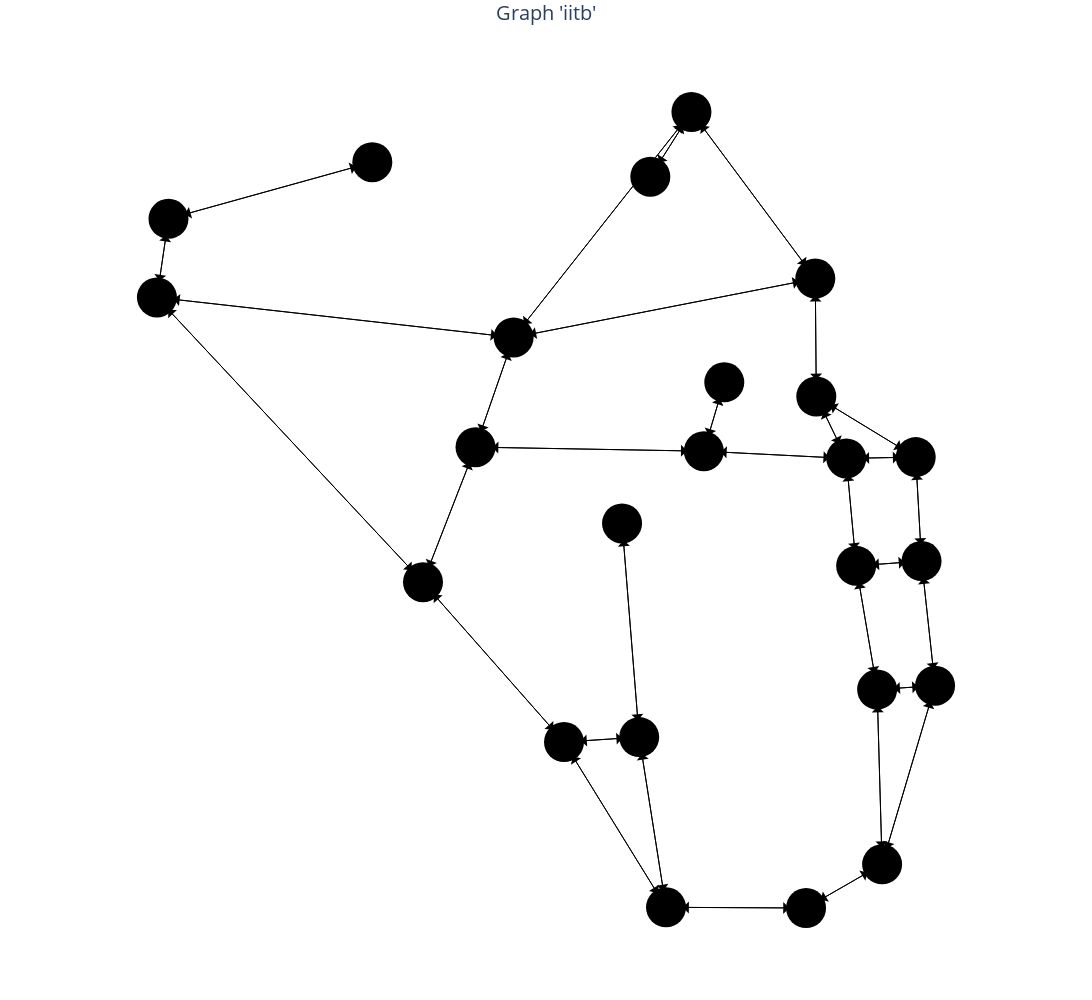

The cell this chart's notebook holds for it:
### Code cell
#visualizing graph

fig = go.Figure(data=[node_trace],
            layout=go.Layout(
            title='Graph \'{}\''.format(config['graph']),
            titlefont_size=16,
            showlegend=False,
            hovermode='closest',
            margin=dict(b=20,l=5,r=5,t=40),
            xaxis=dict(showgrid=False, zeroline=False, showticklabels=False),
            yaxis=dict(showgrid=False, zeroline=False, showticklabels=False),
            width=1200,
            height=1000)
            )

# fig.add_trace(go.Heatmap(x = node_x, y = node_y, z = node_z))
for i in range(0, len(edge_x), 3):
    # print (edge_x[i])
    x0 = edge_x[i + 1]  # arrows' head
    y0 = edge_y[i + 1]  # arrows' head
    x1 = edge_x[i]  # arrows' tail
    y1 = edge_y[i]  # arrows' tail
    # print (x0, y0, x1, y1)

    vert = True
    if x0 != x1:
        m = (y1 - y0)/(x1 - x0)
        c = y0 - m * x0
        vert = False
    
    if vert:
        yt = y0 + d * np.sign(y1 - y0)
        yh = y1 - d * np.sign(y1 - y0)
        xt = x0
        xh = x1
    else:
        if y1 == y0:
            xt = x0 + d * np.sign(x1 - x0)
            xh = x1 - d * np.sign(x1 - x0)
            yt = y0
            yh = y1
        else:
            xt = x0 + math.sqrt((d) ** 2 / (m ** 2 + 1)) * np.sign(x1 - x0)
            xh = x1 - math.sqrt((d) ** 2 / (m ** 2 + 1)) * np.sign(x1 - x0)
            yt = m * xt + c
            yh = m * xh + c
    

    fig.add_annotation(
        x=xh,  # arrows' head
        y=yh,  # arrows' head
        ax=xt,  # arrows' tail
        ay=yt,  # arrows' tail
        xref='x',
        yref='y',
        axref='x',
        ayref='y',
        text='',  # if you want only the arrow
        showarrow=True,
        arrowhead=1,
        arrowsize=2,
        arrowwidth=1,
        arrowcolor='black'
        )
fig.update_yaxes(
    scaleanchor = "x",
    scaleratio = 1,
)

fig.update_layout(title_x=0.5, titlefont_size = 20, plot_bgcolor = 'rgba(0, 0, 0, 0)')
fig.to_image(format="png", engine="kaleido")
fig.write_image('{}/{}_graph.png'.format(sim_dir, name))
fig.show()

### Figure 1 — Plotly figure (JSON) as saved in the notebook; plotly's stock layout.template omitted (floating-point values rounded to 4 significant figures)
{"data": [{"hoverinfo": "text", "marker": {"color": [], "colorscale": [[0, "rgb(247,251,255)"], [0.125, "rgb(222,235,247)"], [0.25, "rgb(198,219,239)"], [0.375, "rgb(158,202,225)"], [0.5, "rgb(107,174,214)"], [0.625, "rgb(66,146,198)"], [0.75, "rgb(33,113,181)"], [0.875, "rgb(8,81,156)"], [1, "rgb(8,48,107)"]], "line": {"width": 0}, "reversescale": false, "showscale": false, "size": 40}, "mode": "markers", "type": "scatter", "x": [911.8, 50.46, 905.9, 881.0, 636.5, 685.3, 602.9, 534.0, 623.3, 700.1, 428.9, 724.3, 64.18, 655.1, 821.5, 974.7, 869.2, 833.6, 951.7, 832.4, 958.6, 366.5, 306.3, 474.1], "y": [51.93, 725.2, 259.5, 406.4, 868.6, 945.5, 456.7, 197.1, 203.0, 542.6, 547.4, 624.4, 818.6, 0.81, 0, 264.0, 534.0, 607.5, 535.5, 747.6, 412.1, 387.0, 885.8, 677.7]}], "layout": {"annotations": [{"arrowcolor": "black", "arrowhead": 1, "arrowsize": 2, "arrowwidth": 1, "ax": 838.8, "axref": "x", "ay": 9.969, "ayref": "y", "showarrow": true, "text": "", "x": 894.5, "xref": "x", "y": 41.96, "yref": "y"}, {"arrowcolor": "black", "arrowhead": 1, "arrowsize": 2, "arrowwidth": 1, "ax": 969.0, "axref": "x", "ay": 244.9, "ayref": "y", "showarrow": true, "text": "", "x": 917.5, "xref": "x", "y": 71.1, "yref": "y"}, {"arrowcolor": "black", "arrowhead": 1, "arrowsize": 2, "arrowwidth": 1, "ax": 906.5, "axref": "x", "ay": 239.5, "ayref": "y", "showarrow": true, "text": "", "x": 911.2, "xref": "x", "y": 71.92, "yref": "y"}, {"arrowcolor": "black", "arrowhead": 1, "arrowsize": 2, "arrowwidth": 1, "ax": 454.2, "axref": "x", "ay": 679.9, "ayref": "y", "showarrow": true, "text": "", "x": 70.34, "xref": "x", "y": 723.0, "yref": "y"}, {"arrowcolor": "black", "arrowhead": 1, "arrowsize": 2, "arrowwidth": 1, "ax": 352.8, "axref": "x", "ay": 401.6, "ayref": "y", "showarrow": true, "text": "", "x": 64.11, "xref": "x", "y": 710.6, "yref": "y"}, {"arrowcolor": "black", "arrowhead": 1, "arrowsize": 2, "arrowwidth": 1, "ax": 61.27, "axref": "x", "ay": 798.8, "ayref": "y", "showarrow": true, "text": "", "x": 53.37, "xref": "x", "y": 745.0, "yref": "y"}, {"arrowcolor": "black", "arrowhead": 1, "arrowsize": 2, "arrowwidth": 1, "ax": 954.7, "axref": "x", "ay": 262.7, "ayref": "y", "showarrow": true, "text": "", "x": 925.8, "xref": "x", "y": 260.8, "yref": "y"}, {"arrowcolor": "black", "arrowhead": 1, "arrowsize": 2, "arrowwidth": 1, "ax": 884.3, "axref": "x", "ay": 386.7, "ayref": "y", "showarrow": true, "text": "", "x": 902.5, "xref": "x", "y": 279.2, "yref": "y"}, {"arrowcolor": "black", "arrowhead": 1, "arrowsize": 2, "arrowwidth": 1, "ax": 911.2, "axref": "x", "ay": 71.92, "ayref": "y", "showarrow": true, "text": "", "x": 906.5, "xref": "x", "y": 239.5, "yref": "y"}, {"arrowcolor": "black", "arrowhead": 1, "arrowsize": 2, "arrowwidth": 1, "ax": 902.5, "axref": "x", "ay": 279.2, "ayref": "y", "showarrow": true, "text": "", "x": 884.3, "xref": "x", "y": 386.7, "yref": "y"}, {"arrowcolor": "black", "arrowhead": 1, "arrowsize": 2, "arrowwidth": 1, "ax": 938.7, "axref": "x", "ay": 410.6, "ayref": "y", "showarrow": true, "text": "", "x": 900.9, "xref": "x", "y": 407.8, "yref": "y"}, {"arrowcolor": "black", "arrowhead": 1, "arrowsize": 2, "arrowwidth": 1, "ax": 871.0, "axref": "x", "ay": 514.1, "ayref": "y", "showarrow": true, "text": "", "x": 879.1, "xref": "x", "y": 426.3, "yref": "y"}, {"arrowcolor": "black", "arrowhead": 1, "arrowsize": 2, "arrowwidth": 1, "ax": 674.6, "axref": "x", "ay": 928.6, "ayref": "y", "showarrow": true, "text": "", "x": 647.2, "xref": "x", "y": 885.5, "yref": "y"}, {"arrowcolor": "black", "arrowhead": 1, "arrowsize": 2, "arrowwidth": 1, "ax": 486.5, "axref": "x", "ay": 693.4, "ayref": "y", "showarrow": true, "text": "", "x": 672.9, "xref": "x", "y": 929.7, "yref": "y"}, {"arrowcolor": "black", "arrowhead": 1, "arrowsize": 2, "arrowwidth": 1, "ax": 647.2, "axref": "x", "ay": 885.5, "ayref": "y", "showarrow": true, "text": "", "x": 674.6, "xref": "x", "y": 928.6, "yref": "y"}, {"arrowcolor": "black", "arrowhead": 1, "arrowsize": 2, "arrowwidth": 1, "ax": 820.5, "axref": "x", "ay": 763.6, "ayref": "y", "showarrow": true, "text": "", "x": 697.3, "xref": "x", "y": 929.4, "yref": "y"}, {"arrowcolor": "black", "arrowhead": 1, "arrowsize": 2, "arrowwidth": 1, "ax": 621.7, "axref": "x", "ay": 222.9, "ayref": "y", "showarrow": true, "text": "", "x": 604.5, "xref": "x", "y": 436.8, "yref": "y"}, {"arrowcolor": "black", "arrowhead": 1, "arrowsize": 2, "arrowwidth": 1, "ax": 644.6, "axref": "x", "ay": 17.83, "ayref": "y", "showarrow": true, "text": "", "x": 544.5, "xref": "x", "y": 180.1, "yref": "y"}, {"arrowcolor": "black", "arrowhead": 1, "arrowsize": 2, "arrowwidth": 1, "ax": 603.3, "axref": "x", "ay": 201.7, "ayref": "y", "showarrow": true, "text": "", "x": 553.9, "xref": "x", "y": 198.4, "yref": "y"}, {"arrowcolor": "black", "arrowhead": 1, "arrowsize": 2, "arrowwidth": 1, "ax": 379.7, "axref": "x", "ay": 372.0, "ayref": "y", "showarrow": true, "text": "", "x": 520.7, "xref": "x", "y": 212.1, "yref": "y"}, {"arrowcolor": "black", "arrowhead": 1, "arrowsize": 2, "arrowwidth": 1, "ax": 553.9, "axref": "x", "ay": 198.4, "ayref": "y", "showarrow": true, "text": "", "x": 603.3, "xref": "x", "y": 201.7, "yref": "y"}, {"arrowcolor": "black", "arrowhead": 1, "arrowsize": 2, "arrowwidth": 1, "ax": 652.0, "axref": "x", "ay": 20.57, "ayref": "y", "showarrow": true, "text": "", "x": 626.4, "xref": "x", "y": 183.2, "yref": "y"}, {"arrowcolor": "black", "arrowhead": 1, "arrowsize": 2, "arrowwidth": 1, "ax": 604.5, "axref": "x", "ay": 436.8, "ayref": "y", "showarrow": true, "text": "", "x": 621.7, "xref": "x", "y": 222.9, "yref": "y"}, {"arrowcolor": "black", "arrowhead": 1, "arrowsize": 2, "arrowwidth": 1, "ax": 718.7, "axref": "x", "ay": 605.3, "ayref": "y", "showarrow": true, "text": "", "x": 705.7, "xref": "x", "y": 561.7, "yref": "y"}, {"arrowcolor": "black", "arrowhead": 1, "arrowsize": 2, "arrowwidth": 1, "ax": 448.9, "axref": "x", "ay": 547.0, "ayref": "y", "showarrow": true, "text": "", "x": 680.1, "xref": "x", "y": 542.9, "yref": "y"}, {"arrowcolor": "black", "arrowhead": 1, "arrowsize": 2, "arrowwidth": 1, "ax": 849.2, "axref": "x", "ay": 535.0, "ayref": "y", "showarrow": true, "text": "", "x": 720.0, "xref": "x", "y": 541.6, "yref": "y"}, {"arrowcolor": "black", "arrowhead": 1, "arrowsize": 2, "arrowwidth": 1, "ax": 373.7, "axref": "x", "ay": 405.6, "ayref": "y", "showarrow": true, "text": "", "x": 421.6, "xref": "x", "y": 528.7, "yref": "y"}, {"arrowcolor": "black", "arrowhead": 1, "arrowsize": 2, "arrowwidth": 1, "ax": 467.5, "axref": "x", "ay": 658.8, "ayref": "y", "showarrow": true, "text": "", "x": 435.4, "xref": "x", "y": 566.3, "yref": "y"}, {"arrowcolor": "black", "arrowhead": 1, "arrowsize": 2, "arrowwidth": 1, "ax": 680.1, "axref": "x", "ay": 542.9, "ayref": "y", "showarrow": true, "text": "", "x": 448.9, "xref": "x", "y": 547.0, "yref": "y"}, {"arrowcolor": "black", "arrowhead": 1, "arrowsize": 2, "arrowwidth": 1, "ax": 705.7, "axref": "x", "ay": 561.7, "ayref": "y", "showarrow": true, "text": "", "x": 718.7, "xref": "x", "y": 605.3, "yref": "y"}, {"arrowcolor": "black", "arrowhead": 1, "arrowsize": 2, "arrowwidth": 1, "ax": 53.37, "axref": "x", "ay": 745.0, "ayref": "y", "showarrow": true, "text": "", "x": 61.27, "xref": "x", "y": 798.8, "yref": "y"}, {"arrowcolor": "black", "arrowhead": 1, "arrowsize": 2, "arrowwidth": 1, "ax": 287.0, "axref": "x", "ay": 880.4, "ayref": "y", "showarrow": true, "text": "", "x": 83.45, "xref": "x", "y": 823.9, "yref": "y"}, {"arrowcolor": "black", "arrowhead": 1, "arrowsize": 2, "arrowwidth": 1, "ax": 801.5, "axref": "x", "ay": 0.09739, "ayref": "y", "showarrow": true, "text": "", "x": 675.1, "xref": "x", "y": 0.7126, "yref": "y"}, {"arrowcolor": "black", "arrowhead": 1, "arrowsize": 2, "arrowwidth": 1, "ax": 544.5, "axref": "x", "ay": 180.1, "ayref": "y", "showarrow": true, "text": "", "x": 644.6, "xref": "x", "y": 17.83, "yref": "y"}, {"arrowcolor": "black", "arrowhead": 1, "arrowsize": 2, "arrowwidth": 1, "ax": 626.4, "axref": "x", "ay": 183.2, "ayref": "y", "showarrow": true, "text": "", "x": 652.0, "xref": "x", "y": 20.57, "yref": "y"}, {"arrowcolor": "black", "arrowhead": 1, "arrowsize": 2, "arrowwidth": 1, "ax": 675.1, "axref": "x", "ay": 0.7126, "ayref": "y", "showarrow": true, "text": "", "x": 801.5, "xref": "x", "y": 0.09739, "yref": "y"}, {"arrowcolor": "black", "arrowhead": 1, "arrowsize": 2, "arrowwidth": 1, "ax": 894.5, "axref": "x", "ay": 41.96, "ayref": "y", "showarrow": true, "text": "", "x": 838.8, "xref": "x", "y": 9.969, "yref": "y"}, {"arrowcolor": "black", "arrowhead": 1, "arrowsize": 2, "arrowwidth": 1, "ax": 925.8, "axref": "x", "ay": 260.8, "ayref": "y", "showarrow": true, "text": "", "x": 954.7, "xref": "x", "y": 262.7, "yref": "y"}, {"arrowcolor": "black", "arrowhead": 1, "arrowsize": 2, "arrowwidth": 1, "ax": 917.5, "axref": "x", "ay": 71.1, "ayref": "y", "showarrow": true, "text": "", "x": 969.0, "xref": "x", "y": 244.9, "yref": "y"}, {"arrowcolor": "black", "arrowhead": 1, "arrowsize": 2, "arrowwidth": 1, "ax": 960.8, "axref": "x", "ay": 392.2, "ayref": "y", "showarrow": true, "text": "", "x": 972.5, "xref": "x", "y": 283.9, "yref": "y"}, {"arrowcolor": "black", "arrowhead": 1, "arrowsize": 2, "arrowwidth": 1, "ax": 879.1, "axref": "x", "ay": 426.3, "ayref": "y", "showarrow": true, "text": "", "x": 871.0, "xref": "x", "y": 514.1, "yref": "y"}, {"arrowcolor": "black", "arrowhead": 1, "arrowsize": 2, "arrowwidth": 1, "ax": 720.0, "axref": "x", "ay": 541.6, "ayref": "y", "showarrow": true, "text": "", "x": 849.2, "xref": "x", "y": 535.0, "yref": "y"}, {"arrowcolor": "black", "arrowhead": 1, "arrowsize": 2, "arrowwidth": 1, "ax": 842.3, "axref": "x", "ay": 589.5, "ayref": "y", "showarrow": true, "text": "", "x": 860.5, "xref": "x", "y": 552.0, "yref": "y"}, {"arrowcolor": "black", "arrowhead": 1, "arrowsize": 2, "arrowwidth": 1, "ax": 931.7, "axref": "x", "ay": 535.2, "ayref": "y", "showarrow": true, "text": "", "x": 889.2, "xref": "x", "y": 534.4, "yref": "y"}, {"arrowcolor": "black", "arrowhead": 1, "arrowsize": 2, "arrowwidth": 1, "ax": 832.6, "axref": "x", "ay": 727.6, "ayref": "y", "showarrow": true, "text": "", "x": 833.4, "xref": "x", "y": 627.5, "yref": "y"}, {"arrowcolor": "black", "arrowhead": 1, "arrowsize": 2, "arrowwidth": 1, "ax": 934.6, "axref": "x", "ay": 546.0, "ayref": "y", "showarrow": true, "text": "", "x": 850.7, "xref": "x", "y": 597.1, "yref": "y"}, {"arrowcolor": "black", "arrowhead": 1, "arrowsize": 2, "arrowwidth": 1, "ax": 860.5, "axref": "x", "ay": 552.0, "ayref": "y", "showarrow": true, "text": "", "x": 842.3, "xref": "x", "y": 589.5, "yref": "y"}, {"arrowcolor": "black", "arrowhead": 1, "arrowsize": 2, "arrowwidth": 1, "ax": 889.2, "axref": "x", "ay": 534.4, "ayref": "y", "showarrow": true, "text": "", "x": 931.7, "xref": "x", "y": 535.2, "yref": "y"}, {"arrowcolor": "black", "arrowhead": 1, "arrowsize": 2, "arrowwidth": 1, "ax": 957.5, "axref": "x", "ay": 432.0, "ayref": "y", "showarrow": true, "text": "", "x": 952.8, "xref": "x", "y": 515.6, "yref": "y"}, {"arrowcolor": "black", "arrowhead": 1, "arrowsize": 2, "arrowwidth": 1, "ax": 850.7, "axref": "x", "ay": 597.1, "ayref": "y", "showarrow": true, "text": "", "x": 934.6, "xref": "x", "y": 546.0, "yref": "y"}, {"arrowcolor": "black", "arrowhead": 1, "arrowsize": 2, "arrowwidth": 1, "ax": 697.3, "axref": "x", "ay": 929.4, "ayref": "y", "showarrow": true, "text": "", "x": 820.5, "xref": "x", "y": 763.6, "yref": "y"}, {"arrowcolor": "black", "arrowhead": 1, "arrowsize": 2, "arrowwidth": 1, "ax": 833.4, "axref": "x", "ay": 627.5, "ayref": "y", "showarrow": true, "text": "", "x": 832.6, "xref": "x", "y": 727.6, "yref": "y"}, {"arrowcolor": "black", "arrowhead": 1, "arrowsize": 2, "arrowwidth": 1, "ax": 493.7, "axref": "x", "ay": 681.5, "ayref": "y", "showarrow": true, "text": "", "x": 812.8, "xref": "x", "y": 743.7, "yref": "y"}, {"arrowcolor": "black", "arrowhead": 1, "arrowsize": 2, "arrowwidth": 1, "ax": 900.9, "axref": "x", "ay": 407.8, "ayref": "y", "showarrow": true, "text": "", "x": 938.7, "xref": "x", "y": 410.6, "yref": "y"}, {"arrowcolor": "black", "arrowhead": 1, "arrowsize": 2, "arrowwidth": 1, "ax": 972.5, "axref": "x", "ay": 283.9, "ayref": "y", "showarrow": true, "text": "", "x": 960.8, "xref": "x", "y": 392.2, "yref": "y"}, {"arrowcolor": "black", "arrowhead": 1, "arrowsize": 2, "arrowwidth": 1, "ax": 952.8, "axref": "x", "ay": 515.6, "ayref": "y", "showarrow": true, "text": "", "x": 957.5, "xref": "x", "y": 432.0, "yref": "y"}, {"arrowcolor": "black", "arrowhead": 1, "arrowsize": 2, "arrowwidth": 1, "ax": 520.7, "axref": "x", "ay": 212.1, "ayref": "y", "showarrow": true, "text": "", "x": 379.7, "xref": "x", "y": 372.0, "yref": "y"}, {"arrowcolor": "black", "arrowhead": 1, "arrowsize": 2, "arrowwidth": 1, "ax": 64.11, "axref": "x", "ay": 710.6, "ayref": "y", "showarrow": true, "text": "", "x": 352.8, "xref": "x", "y": 401.6, "yref": "y"}, {"arrowcolor": "black", "arrowhead": 1, "arrowsize": 2, "arrowwidth": 1, "ax": 421.6, "axref": "x", "ay": 528.7, "ayref": "y", "showarrow": true, "text": "", "x": 373.7, "xref": "x", "y": 405.6, "yref": "y"}, {"arrowcolor": "black", "arrowhead": 1, "arrowsize": 2, "arrowwidth": 1, "ax": 83.45, "axref": "x", "ay": 823.9, "ayref": "y", "showarrow": true, "text": "", "x": 287.0, "xref": "x", "y": 880.4, "yref": "y"}, {"arrowcolor": "black", "arrowhead": 1, "arrowsize": 2, "arrowwidth": 1, "ax": 70.34, "axref": "x", "ay": 723.0, "ayref": "y", "showarrow": true, "text": "", "x": 454.2, "xref": "x", "y": 679.9, "yref": "y"}, {"arrowcolor": "black", "arrowhead": 1, "arrowsize": 2, "arrowwidth": 1, "ax": 435.4, "axref": "x", "ay": 566.3, "ayref": "y", "showarrow": true, "text": "", "x": 467.5, "xref": "x", "y": 658.8, "yref": "y"}, {"arrowcolor": "black", "arrowhead": 1, "arrowsize": 2, "arrowwidth": 1, "ax": 812.8, "axref": "x", "ay": 743.7, "ayref": "y", "showarrow": true, "text": "", "x": 493.7, "xref": "x", "y": 681.5, "yref": "y"}, {"arrowcolor": "black", "arrowhead": 1, "arrowsize": 2, "arrowwidth": 1, "ax": 672.9, "axref": "x", "ay": 929.7, "ayref": "y", "showarrow": true, "text": "", "x": 486.5, "xref": "x", "y": 693.4, "yref": "y"}], "height": 1000, "hovermode": "closest", "margin": {"b": 20, "l": 5, "r": 5, "t": 40}, "plot_bgcolor": "rgba(0, 0, 0, 0)", "showlegend": false, "title": {"font": {"size": 20}, "text": "Graph 'iitb'", "x": 0.5}, "width": 1200, "xaxis": {"showgrid": false, "showticklabels": false, "zeroline": false}, "yaxis": {"scaleanchor": "x", "scaleratio": 1, "showgrid": false, "showticklabels": false, "zeroline": false}}}
